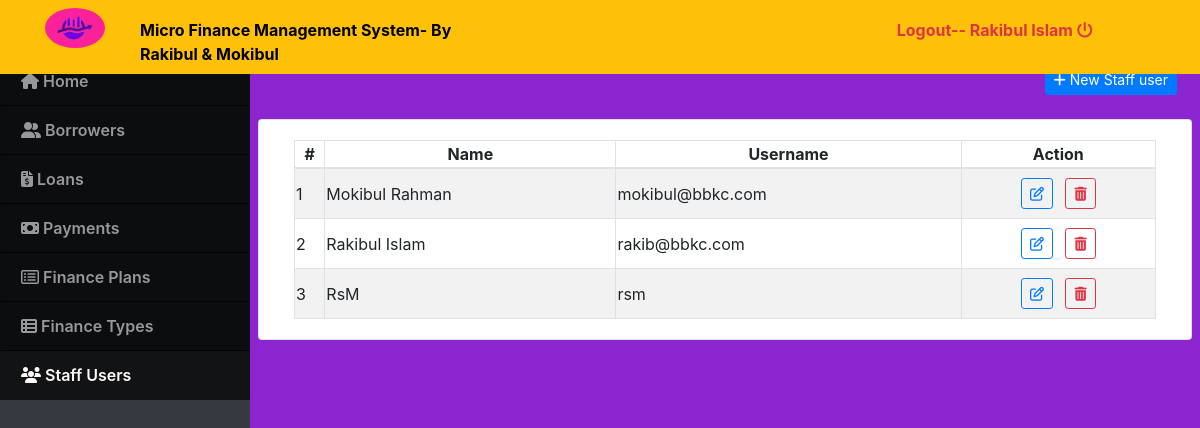
The page /index.php?page=users (signed in) on the database as committed earlier.
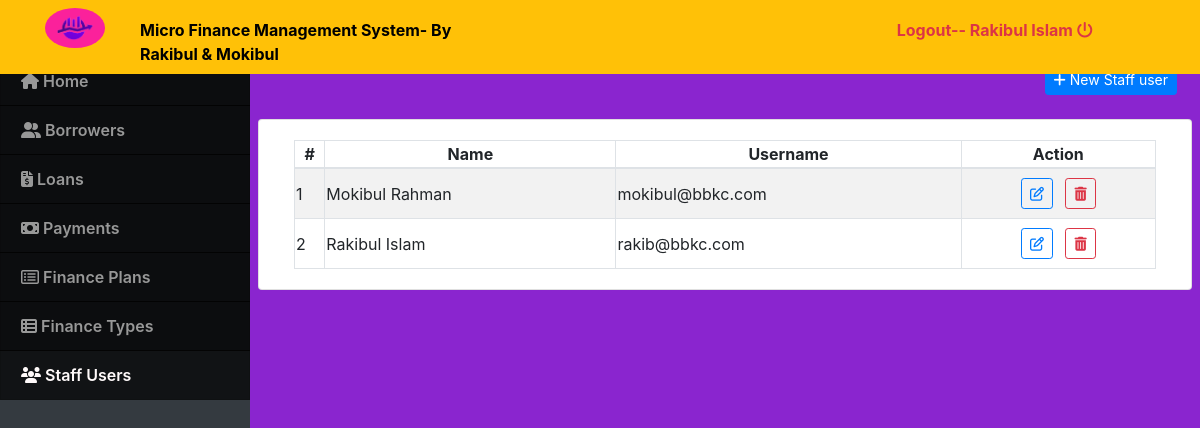
The same page on the database as committed later.
### tables this page shows
CREATE TABLE `users` (
  `id` int(30) NOT NULL,
  `name` varchar(200) NOT NULL,
  `address` text NOT NULL,
  `contact` text NOT NULL,
  `username` varchar(100) NOT NULL,
  `password` varchar(200) NOT NULL,
  `type` tinyint(1) NOT NULL DEFAULT 2 COMMENT '1=admin , 2 = staff'
);

### users.php (the view, shortened to what this page needs)
<div class="container-fluid">
	<div class="row">
		<div class="col-lg-12">
			<button class="btn btn-primary float-right btn-sm" id="new_user"><i class="fa fa-plus"></i> New Staff user</button>
		</div>
	</div>
	<br>
	<div class="row">
		<div class="card col-lg-12">
			<div class="card-body">
				<table class="table-striped table-bordered col-md-12">
					<thead>
						<tr>
							<th class="text-center">#</th>
							<th class="text-center">Name</th>
							<th class="text-center">Username</th>
							<th class="text-center">Action</th>
						</tr>
					</thead>
					<tbody>
						<?php
						include 'db_connect.php';
						$users = $conn->query("SELECT * FROM users order by name asc");
						$i = 1;
						while ($row = $users->fetch_assoc()) :
						?>
							<tr>
								<td>
									<?php echo $i++ ?>
								</td>
								<td>
									<?php echo $row['name'] ?>
								</td>
								<td>
									<?php echo $row['username'] ?>
								</td>
								<td>
									<center>
										<button class="btn btn-outline-primary btn-sm edit_user mx-1 my-2" type="button" <a class="dropdown-item edit_user" href="javascript:void(0)" data-id="<?php echo $row['id'] ?>"><i class="fa fa-edit"></i> </a> </button>
										<button class="btn btn-outline-danger btn-sm delete_user mx-1 my-2" type="button" <a class="dropdown-item edit_user" href="javascript:void(0)" data-id="<?php echo $row['id'] ?>"> <i class="fa fa-trash"></i> </a> </button>
									</center>
								</td>
							</tr>
						<?php endwhile; ?>
					</tbody>
				</table>
			</div>
		</div>
	</div>
</div>

Rows that differ between the two databases and show on the page:
removed users: name "RsM", username "rsm"
